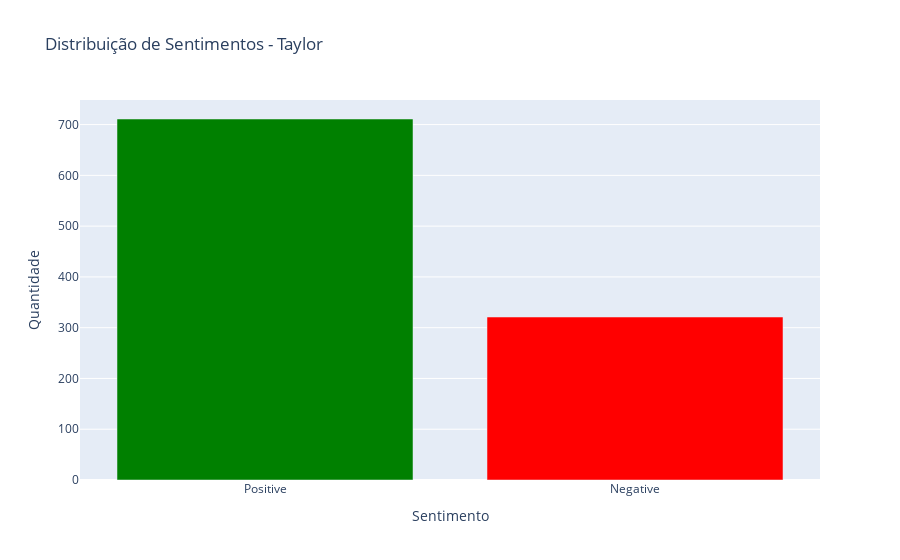

Notebook code cell kept with this figure:
### Code cell
count_sentiment = df[df['class'] == 1]['sentiment'].value_counts().reset_index()
count_sentiment.columns = ['sentiment', 'amount']

mapping_sentiment = {-1: 'Negative', 0: 'Neutral', 1: 'Positive'}
count_sentiment['sentiment_label'] = count_sentiment['sentiment'].map(mapping_sentiment)

fig = px.bar(
    count_sentiment,
    x = 'sentiment_label',
    y = 'amount',
    title = 'Distribuição de Sentimentos - Taylor',
    labels = {'sentiment_label': 'Sentimento', 'amount': 'Quantidade'},
    color = 'sentiment_label',
    color_discrete_map = {'Negative': 'red', 'Neutral': 'gray', 'Positive': 'green'}
)

fig.update_layout(
    xaxis_title = 'Sentimento',
    yaxis_title = 'Quantidade',
    showlegend = False
)

fig.show()

### Figure 1 — Plotly figure (JSON) as saved in the notebook; plotly's stock layout.template omitted (floating-point values rounded to 4 significant figures)
{"data": [{"hovertemplate": "Sentimento=%{x}<br>Quantidade=%{y}<extra></extra>", "legendgroup": "Positive", "marker": {"color": "green", "pattern": {"shape": ""}}, "name": "Positive", "orientation": "v", "showlegend": true, "textposition": "auto", "type": "bar", "x": ["Positive"], "xaxis": "x", "y": [711], "yaxis": "y"}, {"hovertemplate": "Sentimento=%{x}<br>Quantidade=%{y}<extra></extra>", "legendgroup": "Negative", "marker": {"color": "red", "pattern": {"shape": ""}}, "name": "Negative", "orientation": "v", "showlegend": true, "textposition": "auto", "type": "bar", "x": ["Negative"], "xaxis": "x", "y": [321], "yaxis": "y"}], "layout": {"barmode": "relative", "legend": {"title": {"text": "Sentimento"}, "tracegroupgap": 0}, "showlegend": false, "title": {"text": "Distribuição de Sentimentos - Taylor"}, "xaxis": {"anchor": "y", "categoryarray": ["Positive", "Negative"], "categoryorder": "array", "domain": [0, 1], "title": {"text": "Sentimento"}}, "yaxis": {"anchor": "x", "domain": [0, 1], "title": {"text": "Quantidade"}}}}
